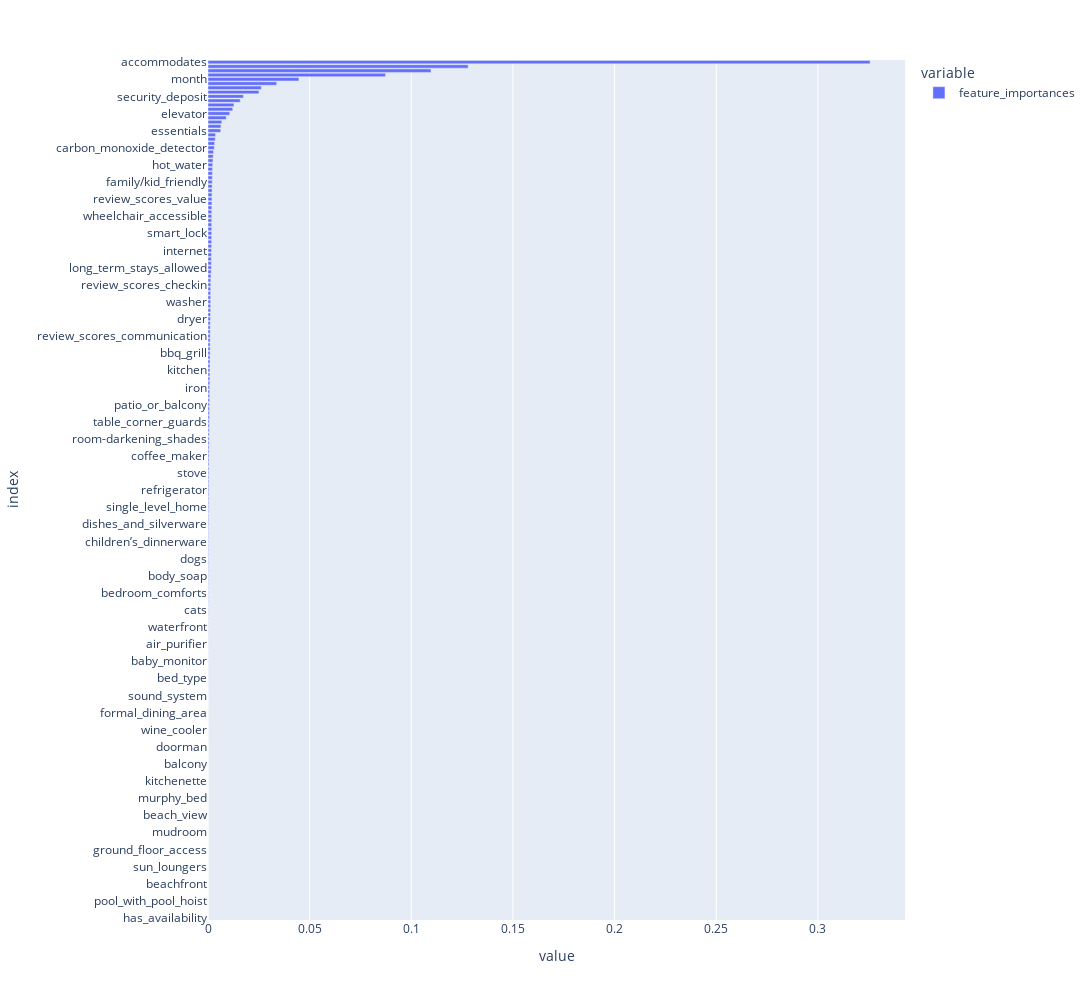

The cell this chart's notebook holds for it:
### Code cell
import plotly.express as px
fig = px.bar( feature_importances_df, orientation='h', width=1500, height=1000)
fig.show()

### Figure 1 — Plotly figure (JSON) as saved in the notebook; plotly's stock layout.template omitted (floating-point values rounded to 4 significant figures; data arrays with more than 128 entries replaced by an {"elided": "..."} marker saying what was removed)
{"data": [{"alignmentgroup": "True", "hovertemplate": "variable=feature_importances<br>value=%{x}<br>index=%{y}<extra></extra>", "legendgroup": "feature_importances", "marker": {"color": "#636efa"}, "name": "feature_importances", "offsetgroup": "feature_importances", "orientation": "h", "showlegend": true, "textposition": "auto", "type": "bar", "x": {"elided": "201 float values"}, "xaxis": "x", "y": {"elided": "201 str values"}, "yaxis": "y"}], "layout": {"barmode": "relative", "height": 1000, "legend": {"title": {"text": "variable"}, "tracegroupgap": 0}, "margin": {"t": 60}, "width": 1500, "xaxis": {"anchor": "y", "domain": [0, 1], "title": {"text": "value"}}, "yaxis": {"anchor": "x", "domain": [0, 1], "title": {"text": "index"}}}}
